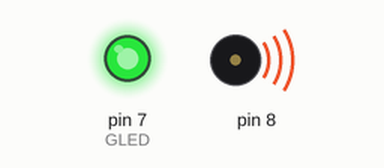
Simulated run of this sketch. Board: Arduino Uno, built with avr-gcc and run on an emulated ATmega328P. On the bench: output pins drawn as LEDs (lit = HIGH), buzzer (waves = sounding).

Above: at 6.4 s.
At 14.4 s:
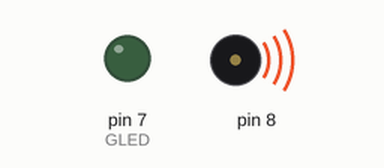
At 16.1 s:
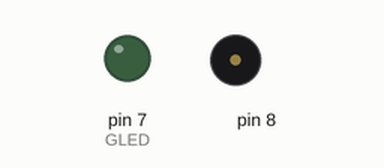
At 41.3 s:
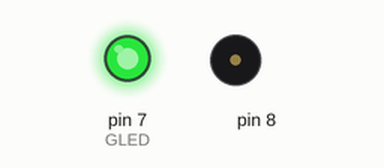
Timing chart, 0 to 42.8 s (numbered marks = the images above):
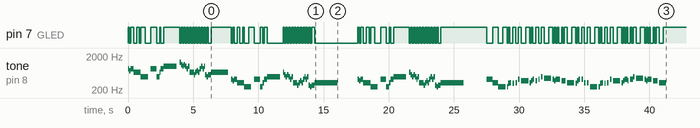

The sketch:

buzzer_tunes.ino
```cpp
/*
 * Music Player
 *
 * 6/26/2020
 * Steven Licciardello
 */
int GLED = 7;

int nB0 =  31;
int nC1 =  33;
int nCS1 = 35;
int nD1 =  37;
int nDS1 = 39;
int nE1 =  41;
int nF1 =  44;
int nFS1 = 46;
int nG1 =  49;
int nGS1 = 52;
int nA1 =  55;
int nAS1 = 58;
int nB1 =  62;
int nC2 =  65;
int nCS2 = 69;
int nD2 =  73;
int nDS2 = 78;
int nE2 =  82;
int nF2 =  87;
int nFS2 = 93;
int nG2 =  98;
int nGS2 = 104;
int nA2 =  110;
int nAS2 = 117;
int nB2 =  123;
int nC3 =  131;
int nCS3 = 139;
int nD3 =  147;
int nDS3 = 156;
int nE3 =  165;
int nF3 =  175;
int nFS3 = 185;
int nG3 =  196;
int nGS3 = 208;
int nA3 =  220;
int nAS3 = 233;
int nB3 =  247;
int nC4 =  262;
int nCS4 = 277;
int nD4 =  294;
int nDS4 = 311;
int nE4 =  330;
int nF4 =  349;
int nFS4 = 370;
int nG4 =  392;
int nGS4 = 415;
int nA4 =  440;
int nAS4 = 466;
int nB4 =  494;
int nC5 =  523;
int nCS5 = 554;
int nD5 =  587;
int nDS5 = 622;
int nE5 =  659;
int nF5 =  698;
int nFS5 = 740;
int nG5 =  784;
int nGS5 = 831;
int nA5 =  880;
int nAS5 = 932;
int nB5 =  988;
int nC6 =  1047;
int nCS6 = 1109;
int nD6 =  1175;
int nDS6 = 1245;
int nE6 =  1319;
int nF6 =  1397;
int nFS6 = 1480;
int nG6 =  1568;
int nGS6 = 1661;
int nA6 =  1760;
int nAS6 = 1865;
int nB6 =  1976;
int nC7 =  2093;
int nCS7 = 2217;
int nD7 =  2349;
int nDS7 = 2489;
int nE7 =  2637;
int nF7 =  2794;
int nFS7 = 2960;
int nG7 =  3136;
int nGS7 = 3322;
int nA7 =  3520;
int nAS7 = 3729;
int nB7 =  3951;
int nC8 =  4186;
int nCS8 = 4435;
int nD8 =  4699;
int nDS8 = 4978;


int tempo = 136; //beats per minute
int beat_note = 4; //
long beat_milliseconds = 60000/tempo;
long W = beat_milliseconds*beat_note/1;
long H = beat_milliseconds*beat_note/2;
long Q = beat_milliseconds*beat_note/4;
long E = beat_milliseconds*beat_note/8;
long S = beat_milliseconds*beat_note/16;


void setup() {
  // notes in the melody:
  int melody[] = {
    nGS5,nFS5,nGS5,nE5,nE5,nE5,nB4,nB4,0,nGS5,nB4,nE5,nGS5,nB5,
    0,nE6,nCS6,nB5,nCS6,nB5,nGS5,nB5,nE5,nE5,nE5,nCS5,nE5,nFS5,nE5,nGS5,nB5,nGS5,nB5,nCS5,nB4,nCS5,nE5,

    0,nGS4,nFS4,nGS4,nE4,nE4,nE4,nB3,nB3,0,nGS4,nB3,nE4,nGS4,nB4,
    0,nE5,nCS5,nB4,nCS5,nB4,nGS4,nB4,nE4,nE4,nE4,nCS4,nE4,nFS4,nE4,nGS4,nB4,nGS4,nB4,nCS4,nB3,nCS4,nE4,

    0,nGS4,nFS4,nGS4,nE4,nE4,nE4,nB3,nB3,0,nGS4,nB3,nE4,nGS4,nB4,
    0,nE5,nCS5,nB4,nCS5,nB4,nGS4,nB4,nE4,nE4,nE4,nCS4,nE4,nFS4,nE4,nGS4,nB4,nGS4,nB4,nCS4,nB3,nCS4,nE4,

    0,nGS4,nE4,nB3,nB3,0,nB3,nDS4,nE4,0,nDS4,0,nE4,0,nGS4,0,nFS4,nFS4,0,nE4,nFS4,nGS4,0,nFS4,0,nGS4,0,nB4,0,nA4,nA4,0,nGS4,nFS4,nGS4,nGS4,nGS4,0,nFS4,nFS4,nFS4,0,nE4,nE4,
    0,nDS4,nFS4,nGS4,0,nGS4,0,nE4,0,nE4,0,nB3,nB3,0,nB3,nDS4,nE4,0,nDS4,0,nE4,0,nGS4,0,nFS4,nFS4,0,nE4,nFS4,nGS4,nGS4,nFS4,0,nGS4,nGS4,nB4,0,nA4,nA4,0,nGS4,nFS4,nGS4,nGS4,nGS4,0,nFS4,nFS4,nFS4,0,nE4,nE4,
  };

  // note durations:
  long noteDurations[] = {
   S,S,E,E,E,S,E+S,E,E,E+E,E,S,E,S+H,
   E,S,S,S,S,S,S,S,S,S,S,S,S,S,S,S,S,S,S,S,S,E,H+Q,

   E,S,S,E,E,E,S,E+S,E,E,E+E,E,S,E,S+H,
   E,S,S,S,S,S,S,S,S,S,S,S,S,S,S,S,S,S,S,S,S,E,W,

   H+Q+E,S,S,E,E,E,S,E+S,E,E,E+E,E,S,E,S+H,
   E,S,S,S,S,S,S,S,S,S,S,S,S,S,S,S,S,S,S,S,S,E,W,

   W,Q,Q,E+S,E,S,S,S,S,S,S,S,S,S,S,S,E+S,E,S,S,S,S,S,S,S,S,S,S,S,E+S,E,S,S,S,S,S,S,S,S,S,S,S,E+S,E,
   S,S,S,S,S,S,S,S,S,S,S,E+S,E,S,S,S,S,S,S,S,S,S,S,S,E+S,E,S,S,S,S,S,S,S,S,S,S,S,E+S,E,S,S,S,S,S,S,S,S,S,S,S,E+S,E,
  };

  pinMode(GLED,OUTPUT);

  int melody_len = sizeof(melody)/sizeof(melody[0]);

  for (int thisNote = 0; thisNote < melody_len; thisNote++) {
        if(melody[thisNote] != 0){
      digitalWrite(7,!digitalRead(7));
    }

    tone(8, melody[thisNote]);
    delay(noteDurations[thisNote]);
    noTone(8);

  }
}

void loop() {
  delay(20000);
}
```
